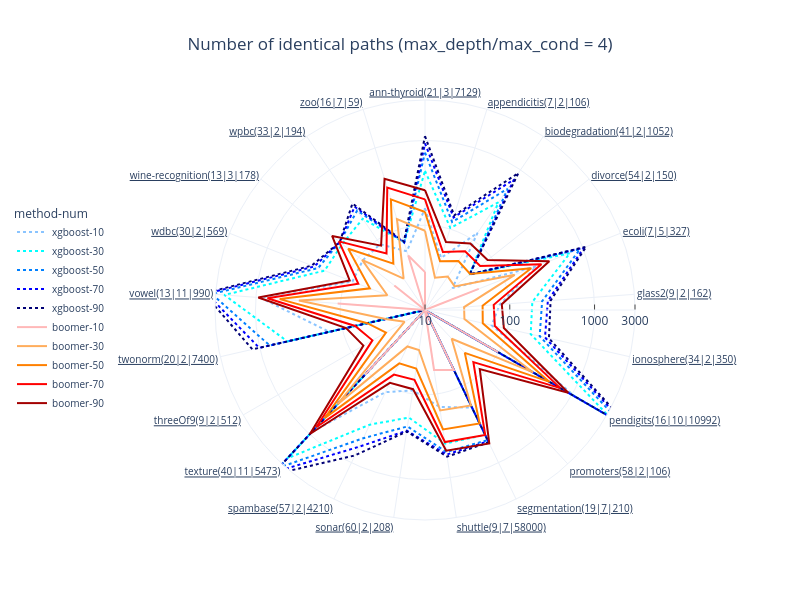
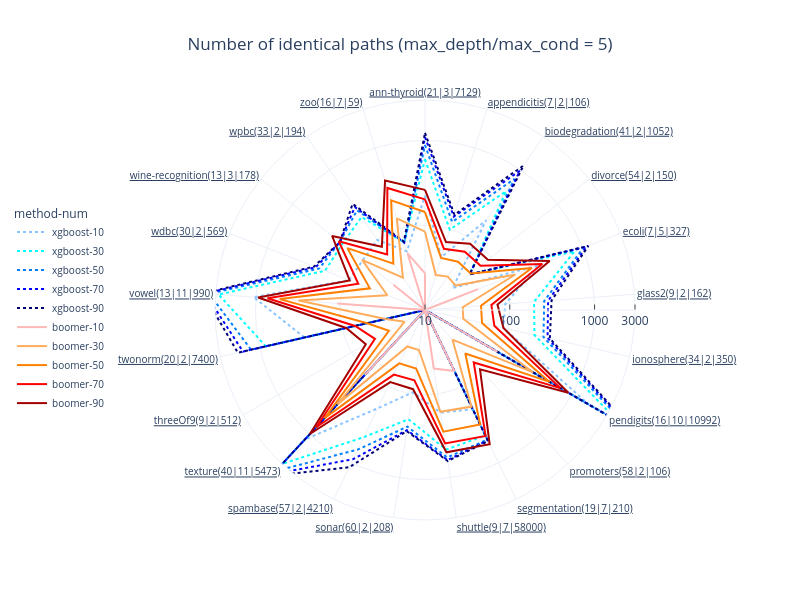

The notebook cell these images were saved under, in order:
### Code cell
# Chart 3: radius = num_identical_path; different charts with different max_depth
for i in range(len(mdepths)):
    df_results_mdepth = df_xgboost_boomer_subset[df_xgboost_boomer_subset['max_depth'] == mdepths[i]]
    fig = px.line_polar(df_results_mdepth, r='num_identical_path', theta='dataset',
                    color='method-num', line_close=True, 
                    width=800, height=600,
                    line_dash_map=line_dash_maps, line_dash='method-num',
                    color_discrete_sequence=colors_two_group, log_r=True,
                    template='plotly_white', range_r=[10, 3000], 
                    title='Number of identical paths (max_depth/max_cond = ' + str(mdepths[i]) + ')')
    fig.update_polars(radialaxis_tickvals=[10, 100, 1000, 3000], radialaxis_ticks="inside",
                      angularaxis_tickfont_size=10, angularaxis_tickfont_lineposition='under')
    fig.update_layout(title_xanchor='center', title_x=0.5, 
                      # showlegend=False)
                    legend_title='method-num', legend_x=-0.2, legend_y=0.5, legend_font_size=10)
    fig.show()

### Figure 1 — Plotly figure (JSON) as saved in the notebook; plotly's stock layout.template omitted (floating-point values rounded to 4 significant figures)
{"data": [{"hovertemplate": "method-num=xgboost-10<br>num_identical_path=%{r}<br>dataset=%{theta}<extra></extra>", "legendgroup": "xgboost-10", "line": {"color": "#8AC4FF", "dash": "dot"}, "marker": {"symbol": "circle"}, "mode": "lines", "name": "xgboost-10", "r": [158, 44, 126, 26, 257, 77, 64, 1120, 2, 190, 143, 91, 119, 909, 2, 144, 886, 83, 87, 87, 53, 158], "showlegend": true, "subplot": "polar", "theta": ["ann-thyroid(21|3|7129)", "appendicitis(7|2|106)", "biodegradation(41|2|1052)", "divorce(54|2|150)", "ecoli(7|5|327)", "glass2(9|2|162)", "ionosphere(34|2|350)", "pendigits(16|10|10992)", "promoters(58|2|106)", "segmentation(19|7|210)", "shuttle(9|7|58000)", "sonar(60|2|208)", "spambase(57|2|4210)", "texture(40|11|5473)", "threeOf9(9|2|512)", "twonorm(20|2|7400)", "vowel(13|11|990)", "wdbc(30|2|569)", "wine-recognition(13|3|178)", "wpbc(33|2|194)", "zoo(16|7|59)", "ann-thyroid(21|3|7129)"], "type": "scatterpolar"}, {"hovertemplate": "method-num=xgboost-30<br>num_identical_path=%{r}<br>dataset=%{theta}<extra></extra>", "legendgroup": "xgboost-30", "line": {"color": "#00FFFF", "dash": "dot"}, "marker": {"symbol": "circle"}, "mode": "lines", "name": "xgboost-30", "r": [438, 103, 344, 47, 686, 186, 190, 3151, 3, 431, 392, 192, 317, 2434, 3, 462, 2367, 187, 177, 201, 68, 438], "showlegend": true, "subplot": "polar", "theta": ["ann-thyroid(21|3|7129)", "appendicitis(7|2|106)", "biodegradation(41|2|1052)", "divorce(54|2|150)", "ecoli(7|5|327)", "glass2(9|2|162)", "ionosphere(34|2|350)", "pendigits(16|10|10992)", "promoters(58|2|106)", "segmentation(19|7|210)", "shuttle(9|7|58000)", "sonar(60|2|208)", "spambase(57|2|4210)", "texture(40|11|5473)", "threeOf9(9|2|512)", "twonorm(20|2|7400)", "vowel(13|11|990)", "wdbc(30|2|569)", "wine-recognition(13|3|178)", "wpbc(33|2|194)", "zoo(16|7|59)", "ann-thyroid(21|3|7129)"], "type": "scatterpolar"}, {"hovertemplate": "method-num=xgboost-50<br>num_identical_path=%{r}<br>dataset=%{theta}<extra></extra>", "legendgroup": "xgboost-50", "line": {"color": "#0080FF", "dash": "dot"}, "marker": {"symbol": "circle"}, "mode": "lines", "name": "xgboost-50", "r": [718, 122, 537, 47, 916, 243, 244, 4662, 3, 505, 494, 245, 477, 3460, 3, 758, 3316, 226, 193, 263, 68, 718], "showlegend": true, "subplot": "polar", "theta": ["ann-thyroid(21|3|7129)", "appendicitis(7|2|106)", "biodegradation(41|2|1052)", "divorce(54|2|150)", "ecoli(7|5|327)", "glass2(9|2|162)", "ionosphere(34|2|350)", "pendigits(16|10|10992)", "promoters(58|2|106)", "segmentation(19|7|210)", "shuttle(9|7|58000)", "sonar(60|2|208)", "spambase(57|2|4210)", "texture(40|11|5473)", "threeOf9(9|2|512)", "twonorm(20|2|7400)", "vowel(13|11|990)", "wdbc(30|2|569)", "wine-recognition(13|3|178)", "wpbc(33|2|194)", "zoo(16|7|59)", "ann-thyroid(21|3|7129)"], "type": "scatterpolar"}, {"hovertemplate": "method-num=xgboost-70<br>num_identical_path=%{r}<br>dataset=%{theta}<extra></extra>", "legendgroup": "xgboost-70", "line": {"color": "#0000FF", "dash": "dot"}, "marker": {"symbol": "circle"}, "mode": "lines", "name": "xgboost-70", "r": [924, 139, 726, 47, 1035, 284, 283, 5666, 3, 522, 530, 275, 617, 4057, 3, 1014, 3816, 253, 193, 298, 68, 924], "showlegend": true, "subplot": "polar", "theta": ["ann-thyroid(21|3|7129)", "appendicitis(7|2|106)", "biodegradation(41|2|1052)", "divorce(54|2|150)", "ecoli(7|5|327)", "glass2(9|2|162)", "ionosphere(34|2|350)", "pendigits(16|10|10992)", "promoters(58|2|106)", "segmentation(19|7|210)", "shuttle(9|7|58000)", "sonar(60|2|208)", "spambase(57|2|4210)", "texture(40|11|5473)", "threeOf9(9|2|512)", "twonorm(20|2|7400)", "vowel(13|11|990)", "wdbc(30|2|569)", "wine-recognition(13|3|178)", "wpbc(33|2|194)", "zoo(16|7|59)", "ann-thyroid(21|3|7129)"], "type": "scatterpolar"}, {"hovertemplate": "method-num=xgboost-90<br>num_identical_path=%{r}<br>dataset=%{theta}<extra></extra>", "legendgroup": "xgboost-90", "line": {"color": "#000075", "dash": "dot"}, "marker": {"symbol": "circle"}, "mode": "lines", "name": "xgboost-90", "r": [1123, 147, 902, 47, 1104, 306, 316, 6302, 3, 540, 561, 281, 801, 4488, 3, 1224, 4124, 272, 193, 331, 70, 1123], "showlegend": true, "subplot": "polar", "theta": ["ann-thyroid(21|3|7129)", "appendicitis(7|2|106)", "biodegradation(41|2|1052)", "divorce(54|2|150)", "ecoli(7|5|327)", "glass2(9|2|162)", "ionosphere(34|2|350)", "pendigits(16|10|10992)", "promoters(58|2|106)", "segmentation(19|7|210)", "shuttle(9|7|58000)", "sonar(60|2|208)", "spambase(57|2|4210)", "texture(40|11|5473)", "threeOf9(9|2|512)", "twonorm(20|2|7400)", "vowel(13|11|990)", "wdbc(30|2|569)", "wine-recognition(13|3|178)", "wpbc(33|2|194)", "zoo(16|7|59)", "ann-thyroid(21|3|7129)"], "type": "scatterpolar"}, {"hovertemplate": "method-num=boomer-10<br>num_identical_path=%{r}<br>dataset=%{theta}<extra></extra>", "legendgroup": "boomer-10", "line": {"color": "#FFB8B8", "dash": "solid"}, "marker": {"symbol": "circle"}, "mode": "lines", "name": "boomer-10", "r": [28, 9, 10, 10, 48, 9, 10, 99, 10, 61, 52, 10, 10, 110, 7, 10, 108, 10, 29, 10, 47, 28], "showlegend": true, "subplot": "polar", "theta": ["ann-thyroid(21|3|7129)", "appendicitis(7|2|106)", "biodegradation(41|2|1052)", "divorce(54|2|150)", "ecoli(7|5|327)", "glass2(9|2|162)", "ionosphere(34|2|350)", "pendigits(16|10|10992)", "promoters(58|2|106)", "segmentation(19|7|210)", "shuttle(9|7|58000)", "sonar(60|2|208)", "spambase(57|2|4210)", "texture(40|11|5473)", "threeOf9(9|2|512)", "twonorm(20|2|7400)", "vowel(13|11|990)", "wdbc(30|2|569)", "wine-recognition(13|3|178)", "wpbc(33|2|194)", "zoo(16|7|59)", "ann-thyroid(21|3|7129)"], "type": "scatterpolar"}, {"hovertemplate": "method-num=boomer-30<br>num_identical_path=%{r}<br>dataset=%{theta}<extra></extra>", "legendgroup": "boomer-30", "line": {"color": "#FFAD5C", "dash": "solid"}, "marker": {"symbol": "circle"}, "mode": "lines", "name": "boomer-30", "r": [86, 25, 30, 28, 137, 29, 30, 297, 29, 178, 158, 30, 30, 330, 19, 30, 310, 30, 89, 28, 133, 86], "showlegend": true, "subplot": "polar", "theta": ["ann-thyroid(21|3|7129)", "appendicitis(7|2|106)", "biodegradation(41|2|1052)", "divorce(54|2|150)", "ecoli(7|5|327)", "glass2(9|2|162)", "ionosphere(34|2|350)", "pendigits(16|10|10992)", "promoters(58|2|106)", "segmentation(19|7|210)", "shuttle(9|7|58000)", "sonar(60|2|208)", "spambase(57|2|4210)", "texture(40|11|5473)", "threeOf9(9|2|512)", "twonorm(20|2|7400)", "vowel(13|11|990)", "wdbc(30|2|569)", "wine-recognition(13|3|178)", "wpbc(33|2|194)", "zoo(16|7|59)", "ann-thyroid(21|3|7129)"], "type": "scatterpolar"}, {"hovertemplate": "method-num=boomer-50<br>num_identical_path=%{r}<br>dataset=%{theta}<extra></extra>", "legendgroup": "boomer-50", "line": {"color": "#FF8000", "dash": "solid"}, "marker": {"symbol": "circle"}, "mode": "lines", "name": "boomer-50", "r": [143, 40, 50, 48, 222, 48, 50, 497, 49, 306, 266, 50, 50, 550, 34, 50, 523, 50, 144, 46, 232, 143], "showlegend": true, "subplot": "polar", "theta": ["ann-thyroid(21|3|7129)", "appendicitis(7|2|106)", "biodegradation(41|2|1052)", "divorce(54|2|150)", "ecoli(7|5|327)", "glass2(9|2|162)", "ionosphere(34|2|350)", "pendigits(16|10|10992)", "promoters(58|2|106)", "segmentation(19|7|210)", "shuttle(9|7|58000)", "sonar(60|2|208)", "spambase(57|2|4210)", "texture(40|11|5473)", "threeOf9(9|2|512)", "twonorm(20|2|7400)", "vowel(13|11|990)", "wdbc(30|2|569)", "wine-recognition(13|3|178)", "wpbc(33|2|194)", "zoo(16|7|59)", "ann-thyroid(21|3|7129)"], "type": "scatterpolar"}, {"hovertemplate": "method-num=boomer-70<br>num_identical_path=%{r}<br>dataset=%{theta}<extra></extra>", "legendgroup": "boomer-70", "line": {"color": "#FF0000", "dash": "solid"}, "marker": {"symbol": "circle"}, "mode": "lines", "name": "boomer-70", "r": [202, 52, 69, 68, 299, 65, 70, 697, 69, 433, 376, 68, 70, 770, 52, 70, 731, 70, 199, 64, 324, 202], "showlegend": true, "subplot": "polar", "theta": ["ann-thyroid(21|3|7129)", "appendicitis(7|2|106)", "biodegradation(41|2|1052)", "divorce(54|2|150)", "ecoli(7|5|327)", "glass2(9|2|162)", "ionosphere(34|2|350)", "pendigits(16|10|10992)", "promoters(58|2|106)", "segmentation(19|7|210)", "shuttle(9|7|58000)", "sonar(60|2|208)", "spambase(57|2|4210)", "texture(40|11|5473)", "threeOf9(9|2|512)", "twonorm(20|2|7400)", "vowel(13|11|990)", "wdbc(30|2|569)", "wine-recognition(13|3|178)", "wpbc(33|2|194)", "zoo(16|7|59)", "ann-thyroid(21|3|7129)"], "type": "scatterpolar"}, {"hovertemplate": "method-num=boomer-90<br>num_identical_path=%{r}<br>dataset=%{theta}<extra></extra>", "legendgroup": "boomer-90", "line": {"color": "#A30000", "dash": "solid"}, "marker": {"symbol": "circle"}, "mode": "lines", "name": "boomer-90", "r": [259, 69, 89, 88, 376, 81, 90, 894, 89, 560, 477, 88, 90, 990, 69, 90, 937, 90, 252, 83, 416, 259], "showlegend": true, "subplot": "polar", "theta": ["ann-thyroid(21|3|7129)", "appendicitis(7|2|106)", "biodegradation(41|2|1052)", "divorce(54|2|150)", "ecoli(7|5|327)", "glass2(9|2|162)", "ionosphere(34|2|350)", "pendigits(16|10|10992)", "promoters(58|2|106)", "segmentation(19|7|210)", "shuttle(9|7|58000)", "sonar(60|2|208)", "spambase(57|2|4210)", "texture(40|11|5473)", "threeOf9(9|2|512)", "twonorm(20|2|7400)", "vowel(13|11|990)", "wdbc(30|2|569)", "wine-recognition(13|3|178)", "wpbc(33|2|194)", "zoo(16|7|59)", "ann-thyroid(21|3|7129)"], "type": "scatterpolar"}], "layout": {"height": 600, "legend": {"font": {"size": 10}, "title": {"text": "method-num"}, "tracegroupgap": 0, "x": -0.2, "y": 0.5}, "polar": {"angularaxis": {"direction": "clockwise", "rotation": 90, "tickfont": {"lineposition": "under", "size": 10}}, "domain": {"x": [0, 1], "y": [0, 1]}, "radialaxis": {"range": [1, 3.477], "ticks": "inside", "tickvals": [10, 100, 1000, 3000], "type": "log"}}, "title": {"text": "Number of identical paths (max_depth/max_cond = 4)", "x": 0.5, "xanchor": "center"}, "width": 800}}

### Figure 2 — Plotly figure (JSON) as saved in the notebook; plotly's stock layout.template omitted (floating-point values rounded to 4 significant figures)
{"data": [{"hovertemplate": "method-num=xgboost-10<br>num_identical_path=%{r}<br>dataset=%{theta}<extra></extra>", "legendgroup": "xgboost-10", "line": {"color": "#8AC4FF", "dash": "dot"}, "marker": {"symbol": "circle"}, "mode": "lines", "name": "xgboost-10", "r": [222, 45, 191, 26, 277, 89, 89, 1689, 2, 199, 167, 96, 194, 1214, 2, 287, 1067, 92, 87, 100, 53, 222], "showlegend": true, "subplot": "polar", "theta": ["ann-thyroid(21|3|7129)", "appendicitis(7|2|106)", "biodegradation(41|2|1052)", "divorce(54|2|150)", "ecoli(7|5|327)", "glass2(9|2|162)", "ionosphere(34|2|350)", "pendigits(16|10|10992)", "promoters(58|2|106)", "segmentation(19|7|210)", "shuttle(9|7|58000)", "sonar(60|2|208)", "spambase(57|2|4210)", "texture(40|11|5473)", "threeOf9(9|2|512)", "twonorm(20|2|7400)", "vowel(13|11|990)", "wdbc(30|2|569)", "wine-recognition(13|3|178)", "wpbc(33|2|194)", "zoo(16|7|59)", "ann-thyroid(21|3|7129)"], "type": "scatterpolar"}, {"hovertemplate": "method-num=xgboost-30<br>num_identical_path=%{r}<br>dataset=%{theta}<extra></extra>", "legendgroup": "xgboost-30", "line": {"color": "#00FFFF", "dash": "dot"}, "marker": {"symbol": "circle"}, "mode": "lines", "name": "xgboost-30", "r": [599, 98, 496, 47, 785, 195, 211, 4233, 3, 439, 463, 201, 463, 2997, 3, 841, 2764, 185, 177, 213, 68, 599], "showlegend": true, "subplot": "polar", "theta": ["ann-thyroid(21|3|7129)", "appendicitis(7|2|106)", "biodegradation(41|2|1052)", "divorce(54|2|150)", "ecoli(7|5|327)", "glass2(9|2|162)", "ionosphere(34|2|350)", "pendigits(16|10|10992)", "promoters(58|2|106)", "segmentation(19|7|210)", "shuttle(9|7|58000)", "sonar(60|2|208)", "spambase(57|2|4210)", "texture(40|11|5473)", "threeOf9(9|2|512)", "twonorm(20|2|7400)", "vowel(13|11|990)", "wdbc(30|2|569)", "wine-recognition(13|3|178)", "wpbc(33|2|194)", "zoo(16|7|59)", "ann-thyroid(21|3|7129)"], "type": "scatterpolar"}, {"hovertemplate": "method-num=xgboost-50<br>num_identical_path=%{r}<br>dataset=%{theta}<extra></extra>", "legendgroup": "xgboost-50", "line": {"color": "#0080FF", "dash": "dot"}, "marker": {"symbol": "circle"}, "mode": "lines", "name": "xgboost-50", "r": [883, 122, 744, 47, 1010, 257, 271, 5663, 3, 497, 574, 246, 672, 3915, 3, 1274, 3558, 219, 193, 265, 68, 883], "showlegend": true, "subplot": "polar", "theta": ["ann-thyroid(21|3|7129)", "appendicitis(7|2|106)", "biodegradation(41|2|1052)", "divorce(54|2|150)", "ecoli(7|5|327)", "glass2(9|2|162)", "ionosphere(34|2|350)", "pendigits(16|10|10992)", "promoters(58|2|106)", "segmentation(19|7|210)", "shuttle(9|7|58000)", "sonar(60|2|208)", "spambase(57|2|4210)", "texture(40|11|5473)", "threeOf9(9|2|512)", "twonorm(20|2|7400)", "vowel(13|11|990)", "wdbc(30|2|569)", "wine-recognition(13|3|178)", "wpbc(33|2|194)", "zoo(16|7|59)", "ann-thyroid(21|3|7129)"], "type": "scatterpolar"}, {"hovertemplate": "method-num=xgboost-70<br>num_identical_path=%{r}<br>dataset=%{theta}<extra></extra>", "legendgroup": "xgboost-70", "line": {"color": "#0000FF", "dash": "dot"}, "marker": {"symbol": "circle"}, "mode": "lines", "name": "xgboost-70", "r": [1096, 142, 968, 47, 1110, 286, 304, 6408, 3, 508, 617, 271, 897, 4389, 3, 1595, 3965, 242, 193, 295, 68, 1096], "showlegend": true, "subplot": "polar", "theta": ["ann-thyroid(21|3|7129)", "appendicitis(7|2|106)", "biodegradation(41|2|1052)", "divorce(54|2|150)", "ecoli(7|5|327)", "glass2(9|2|162)", "ionosphere(34|2|350)", "pendigits(16|10|10992)", "promoters(58|2|106)", "segmentation(19|7|210)", "shuttle(9|7|58000)", "sonar(60|2|208)", "spambase(57|2|4210)", "texture(40|11|5473)", "threeOf9(9|2|512)", "twonorm(20|2|7400)", "vowel(13|11|990)", "wdbc(30|2|569)", "wine-recognition(13|3|178)", "wpbc(33|2|194)", "zoo(16|7|59)", "ann-thyroid(21|3|7129)"], "type": "scatterpolar"}, {"hovertemplate": "method-num=xgboost-90<br>num_identical_path=%{r}<br>dataset=%{theta}<extra></extra>", "legendgroup": "xgboost-90", "line": {"color": "#000075", "dash": "dot"}, "marker": {"symbol": "circle"}, "mode": "lines", "name": "xgboost-90", "r": [1227, 150, 1154, 47, 1175, 314, 324, 6875, 3, 520, 633, 279, 1143, 4697, 3, 1838, 4193, 254, 193, 328, 70, 1227], "showlegend": true, "subplot": "polar", "theta": ["ann-thyroid(21|3|7129)", "appendicitis(7|2|106)", "biodegradation(41|2|1052)", "divorce(54|2|150)", "ecoli(7|5|327)", "glass2(9|2|162)", "ionosphere(34|2|350)", "pendigits(16|10|10992)", "promoters(58|2|106)", "segmentation(19|7|210)", "shuttle(9|7|58000)", "sonar(60|2|208)", "spambase(57|2|4210)", "texture(40|11|5473)", "threeOf9(9|2|512)", "twonorm(20|2|7400)", "vowel(13|11|990)", "wdbc(30|2|569)", "wine-recognition(13|3|178)", "wpbc(33|2|194)", "zoo(16|7|59)", "ann-thyroid(21|3|7129)"], "type": "scatterpolar"}, {"hovertemplate": "method-num=boomer-10<br>num_identical_path=%{r}<br>dataset=%{theta}<extra></extra>", "legendgroup": "boomer-10", "line": {"color": "#FFB8B8", "dash": "solid"}, "marker": {"symbol": "circle"}, "mode": "lines", "name": "boomer-10", "r": [27, 9, 10, 10, 47, 10, 9, 97, 10, 63, 50, 10, 10, 110, 7, 10, 109, 10, 30, 10, 50, 27], "showlegend": true, "subplot": "polar", "theta": ["ann-thyroid(21|3|7129)", "appendicitis(7|2|106)", "biodegradation(41|2|1052)", "divorce(54|2|150)", "ecoli(7|5|327)", "glass2(9|2|162)", "ionosphere(34|2|350)", "pendigits(16|10|10992)", "promoters(58|2|106)", "segmentation(19|7|210)", "shuttle(9|7|58000)", "sonar(60|2|208)", "spambase(57|2|4210)", "texture(40|11|5473)", "threeOf9(9|2|512)", "twonorm(20|2|7400)", "vowel(13|11|990)", "wdbc(30|2|569)", "wine-recognition(13|3|178)", "wpbc(33|2|194)", "zoo(16|7|59)", "ann-thyroid(21|3|7129)"], "type": "scatterpolar"}, {"hovertemplate": "method-num=boomer-30<br>num_identical_path=%{r}<br>dataset=%{theta}<extra></extra>", "legendgroup": "boomer-30", "line": {"color": "#FFAD5C", "dash": "solid"}, "marker": {"symbol": "circle"}, "mode": "lines", "name": "boomer-30", "r": [84, 27, 30, 29, 140, 28, 29, 297, 30, 184, 164, 30, 30, 330, 19, 30, 313, 30, 89, 29, 135, 84], "showlegend": true, "subplot": "polar", "theta": ["ann-thyroid(21|3|7129)", "appendicitis(7|2|106)", "biodegradation(41|2|1052)", "divorce(54|2|150)", "ecoli(7|5|327)", "glass2(9|2|162)", "ionosphere(34|2|350)", "pendigits(16|10|10992)", "promoters(58|2|106)", "segmentation(19|7|210)", "shuttle(9|7|58000)", "sonar(60|2|208)", "spambase(57|2|4210)", "texture(40|11|5473)", "threeOf9(9|2|512)", "twonorm(20|2|7400)", "vowel(13|11|990)", "wdbc(30|2|569)", "wine-recognition(13|3|178)", "wpbc(33|2|194)", "zoo(16|7|59)", "ann-thyroid(21|3|7129)"], "type": "scatterpolar"}, {"hovertemplate": "method-num=boomer-50<br>num_identical_path=%{r}<br>dataset=%{theta}<extra></extra>", "legendgroup": "boomer-50", "line": {"color": "#FF8000", "dash": "solid"}, "marker": {"symbol": "circle"}, "mode": "lines", "name": "boomer-50", "r": [143, 44, 49, 49, 226, 46, 49, 497, 50, 316, 283, 50, 50, 550, 31, 50, 523, 50, 148, 46, 226, 143], "showlegend": true, "subplot": "polar", "theta": ["ann-thyroid(21|3|7129)", "appendicitis(7|2|106)", "biodegradation(41|2|1052)", "divorce(54|2|150)", "ecoli(7|5|327)", "glass2(9|2|162)", "ionosphere(34|2|350)", "pendigits(16|10|10992)", "promoters(58|2|106)", "segmentation(19|7|210)", "shuttle(9|7|58000)", "sonar(60|2|208)", "spambase(57|2|4210)", "texture(40|11|5473)", "threeOf9(9|2|512)", "twonorm(20|2|7400)", "vowel(13|11|990)", "wdbc(30|2|569)", "wine-recognition(13|3|178)", "wpbc(33|2|194)", "zoo(16|7|59)", "ann-thyroid(21|3|7129)"], "type": "scatterpolar"}, {"hovertemplate": "method-num=boomer-70<br>num_identical_path=%{r}<br>dataset=%{theta}<extra></extra>", "legendgroup": "boomer-70", "line": {"color": "#FF0000", "dash": "solid"}, "marker": {"symbol": "circle"}, "mode": "lines", "name": "boomer-70", "r": [202, 57, 68, 69, 306, 61, 69, 696, 70, 445, 390, 69, 70, 770, 48, 70, 730, 70, 200, 62, 321, 202], "showlegend": true, "subplot": "polar", "theta": ["ann-thyroid(21|3|7129)", "appendicitis(7|2|106)", "biodegradation(41|2|1052)", "divorce(54|2|150)", "ecoli(7|5|327)", "glass2(9|2|162)", "ionosphere(34|2|350)", "pendigits(16|10|10992)", "promoters(58|2|106)", "segmentation(19|7|210)", "shuttle(9|7|58000)", "sonar(60|2|208)", "spambase(57|2|4210)", "texture(40|11|5473)", "threeOf9(9|2|512)", "twonorm(20|2|7400)", "vowel(13|11|990)", "wdbc(30|2|569)", "wine-recognition(13|3|178)", "wpbc(33|2|194)", "zoo(16|7|59)", "ann-thyroid(21|3|7129)"], "type": "scatterpolar"}, {"hovertemplate": "method-num=boomer-90<br>num_identical_path=%{r}<br>dataset=%{theta}<extra></extra>", "legendgroup": "boomer-90", "line": {"color": "#A30000", "dash": "solid"}, "marker": {"symbol": "circle"}, "mode": "lines", "name": "boomer-90", "r": [261, 69, 88, 89, 380, 72, 89, 896, 90, 573, 498, 88, 88, 990, 64, 90, 942, 90, 252, 80, 397, 261], "showlegend": true, "subplot": "polar", "theta": ["ann-thyroid(21|3|7129)", "appendicitis(7|2|106)", "biodegradation(41|2|1052)", "divorce(54|2|150)", "ecoli(7|5|327)", "glass2(9|2|162)", "ionosphere(34|2|350)", "pendigits(16|10|10992)", "promoters(58|2|106)", "segmentation(19|7|210)", "shuttle(9|7|58000)", "sonar(60|2|208)", "spambase(57|2|4210)", "texture(40|11|5473)", "threeOf9(9|2|512)", "twonorm(20|2|7400)", "vowel(13|11|990)", "wdbc(30|2|569)", "wine-recognition(13|3|178)", "wpbc(33|2|194)", "zoo(16|7|59)", "ann-thyroid(21|3|7129)"], "type": "scatterpolar"}], "layout": {"height": 600, "legend": {"font": {"size": 10}, "title": {"text": "method-num"}, "tracegroupgap": 0, "x": -0.2, "y": 0.5}, "polar": {"angularaxis": {"direction": "clockwise", "rotation": 90, "tickfont": {"lineposition": "under", "size": 10}}, "domain": {"x": [0, 1], "y": [0, 1]}, "radialaxis": {"range": [1, 3.477], "ticks": "inside", "tickvals": [10, 100, 1000, 3000], "type": "log"}}, "title": {"text": "Number of identical paths (max_depth/max_cond = 5)", "x": 0.5, "xanchor": "center"}, "width": 800}}
